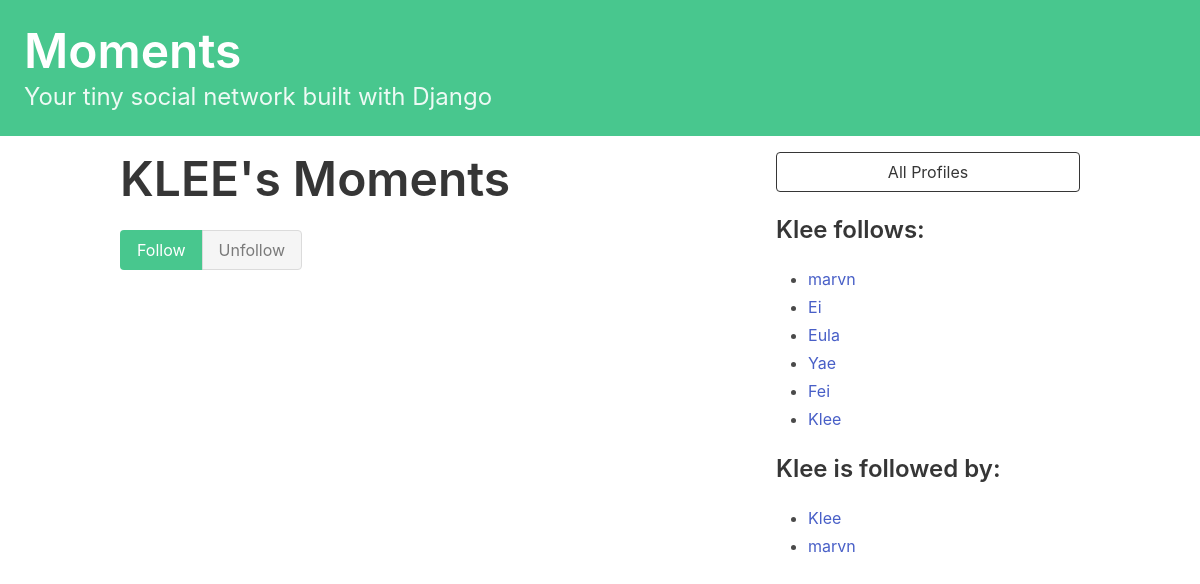
Page /profile/6 on the committed database.
### dwitter/models.py (models this page shows)
class Profile(models.Model):
    user = models.OneToOneField(User, on_delete=models.CASCADE)
    follows = models.ManyToManyField(
        "self",
        related_name="followed_by",
        symmetrical=False,
        blank=True
    )
    def __str__(self):
        return self.user.username

### dwitter/views.py (the view, shortened to what this page needs)
# urls.py: path("profile/<int:pk>", profile, name="profile"),
def profile(request,pk):
    profile = Profile.objects.get(pk=pk)
    return render(request, "dwitter/profile.html", {"profile":profile})

### dwitter/templates/dwitter/profile.html (shortened to what this page needs)
{% extends 'base.html' %}
{% block content %}
<div class="column">
    <div class="block">
    <h1 class="title is-1">
        {{profile.user.username|upper}}'s Moments
    </h1>
    <form method ="post">
        <div class="buttons has-addons">
        {% if profile in user.profile.follows.all %}
            <button class="button is-success is-static">Follow</button>
            <button class="button is-danger" name="follow" value="unfollow">Unfollow</button>
        {% else %}
            <button class="button is-success" name="follow" value="follow">Follow</button>
            <button class="button is-danger is-static">Unfollow</button>
            {% endif %}
    </div>
    </form>
    </div>
</div>
<div class="column is-one-third">
    <div class="block">
        <a href="{% url 'dwitter:profile_list' %}">
            <button class="button is-dark is-outlined is-fullwidth">
                All Profiles
            </button>
        </a>
    </div>
    <div class="block">
        <h3 class="title is-4">
            {{profile.user.username}} follows:
        </h3>
        <div class="content">
            <ul>
            {% for following in profile.follows.all %}
                <li>
                    <a href="{% url 'dwitter:profile' following.id %}">
                            {{ following }}
                    </a>
                </li>
            {% endfor %}
            </ul>
        </div>
    </div>
    <div class="block">
        <h3 class="title is-4">
            {{profile.user.username}} is followed by:
        </h3>
        <div class="content">
            <ul>
            {% for follower in profile.followed_by.all %}
                <li>
                    <a href="{% url 'dwitter:profile' follower.id %}">
                        {{ follower }}
                    </a>
                </li>
            {% endfor %}
            </ul>
        </div>
    </div>
</div>
{% endblock content %}

### rows in the picture
Profile: user.username "KLEE", user.username "Klee"
Profile: user.username "marvn"
Profile: user.username "Ei"
Profile: user.username "Eula"
Profile: user.username "Yae"
Profile: user.username "Fei"
